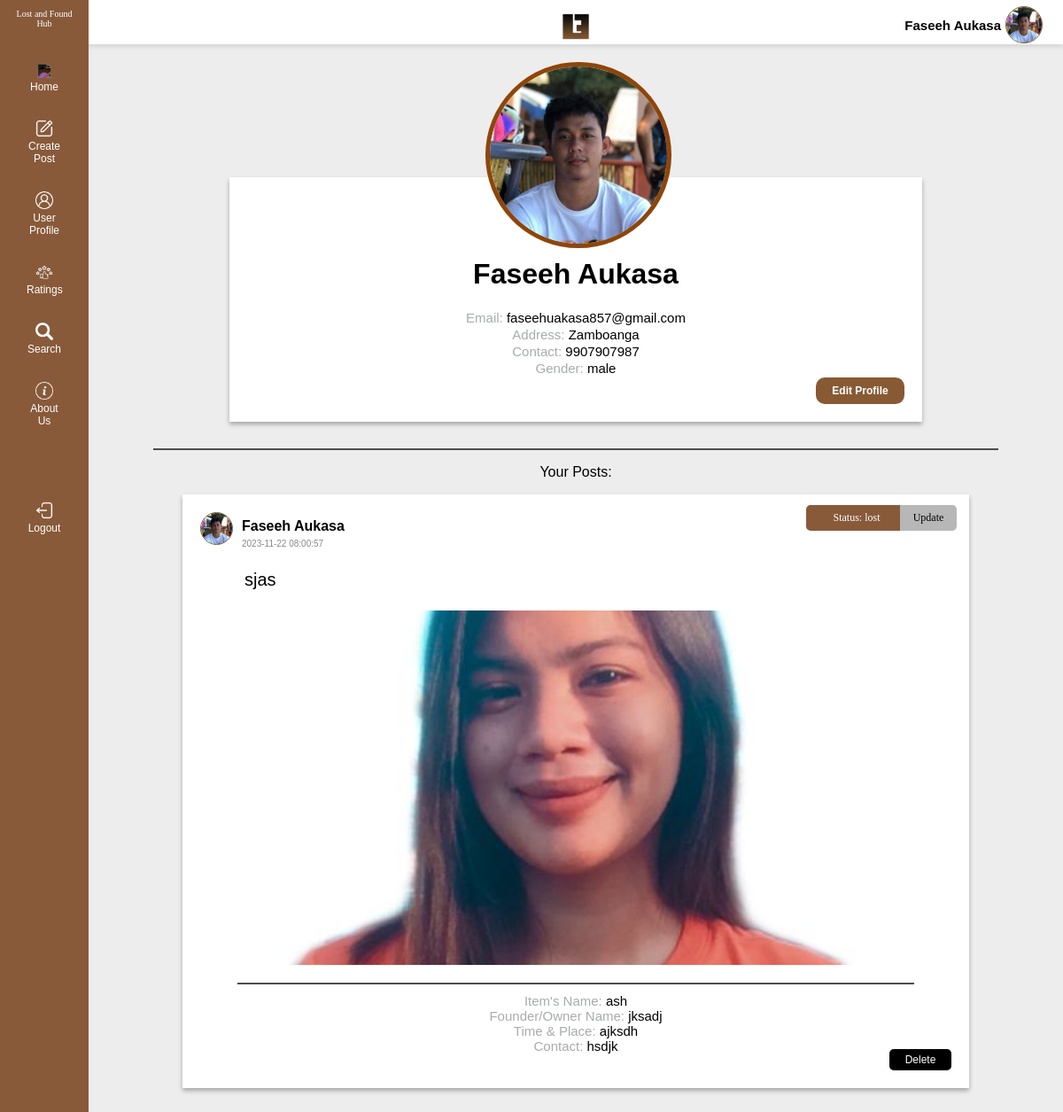
Screenshot of /user-profile/ (signed in) with the database file from the repository.
### myapp/models.py (models this page shows, shortened)
class CustomUser(AbstractUser):
    userID = models.AutoField(primary_key=True)
    full_name = models.CharField(max_length=255)
    gender = models.CharField(max_length=10)
    email = models.EmailField(max_length=200)
    address = models.CharField(max_length=255)
    contact = models.CharField(max_length=15)
    profile_pic = models.ImageField(upload_to='images/profile_pics/', null=True, blank=True)
    is_admin = models.BooleanField(default=False)

class Post(models.Model):
    postID = models.AutoField(primary_key=True)
    userID = models.ForeignKey(CustomUser, on_delete=models.CASCADE)  # ForeignKey to User model
    description = models.TextField()
    image = models.ImageField(upload_to='images/post_images/', blank=True, null=True)
    item_name = models.CharField(max_length=255)
    fo_name = models.CharField(max_length=255)
    time_place = models.CharField(max_length=255)
    status = models.CharField(max_length=20)
    contact = models.CharField(max_length=15)
    created_at = models.DateTimeField(auto_now_add=True)  # This field will automatically store the creation time

### myapp/views.py (the view)
# urls.py: path('user-profile/', views.user_profile, name='user_profile'),
@login_required(login_url='/')
def user_profile(request):
    user = request.user  # Get the currently logged-in user
    user_posts = user.post_set.all().order_by('-created_at')  # Assuming there's a related name 'post_set' in your Post model
    context = {
        'user': user,
        'user_posts': user_posts,
    }
    return render(request, 'myapp/user_profile.html', context)

### myapp/templates/myapp/user_profile.html (shortened to what this page needs)
{%load static%}
<!DOCTYPE html>
<html lang="en">
<head>
    <link rel="stylesheet" href="{% static 'myapp/css/users.css' %}">
</head>
<body>
    <header>
    <div id="content">
        </div>
        <div class="logo-image">
            <img src="{% static 'myapp/img/lflogo.png' %}">
          </div>
        <div class="user-name">
            {% if user.full_name %}
            <span>{{ user.full_name }}</span>
    {% else %}
    <span style='color:transparent;'>halu</span>
    {% endif %}
    </div>
    <div class="user-profile-pic">
        {% if user.profile_pic %}
        <img src="{{ user.profile_pic.url }}" alt="Profile Picture">
    {% else %}
        <img src="{% static 'myapp/img/user.png' %}" class="user-profile-pic">
    {% endif %}
    </div>
        </header>
        <div id="sidebar" class="collapsed">
            <p>Lost and Found Hub</p>
            <a href="/home"><img src="{% static 'myapp/img/home-button.png' %}"> Home</a>
                <a href="/create-post"><img src="{% static 'myapp/img/edit.png' %}">Create Post</a>
                <a href="/user-profile"><img src="{% static 'myapp/img/user1.png' %}">User Profile</a>
                <a href="/ratings"><img src="{% static 'myapp/img/rate.png' %}">Ratings</a>
                <a href="/search"><img src="{% static 'myapp/img/search.png' %}">Search</a>
                <a href="/about_us"><img src="{% static 'myapp/img/info.png' %}">About Us</a>
                <br>
                <br>
                <br>
                <a href="/logout"><img src="{% static 'myapp/img/logout.png' %}">Logout</a>
     </div>
        <div id="main">
              <div class="profile-header">
        <div class="profile-picture">
                {% if user.profile_pic %}
                <img src="{{ user.profile_pic.url }}" alt="Profile Picture">
            {% else %}
                <img src="{% static 'myapp/img/user.png' %}" class="user-profile-pic">
            {% endif %}
        </div>
        <div id="info-container">
        <div class="profile-info">
            <h1>{{ user.full_name }}</h1>
            <p><span class="label">Email: </span>{{ user.email }}</p>
            <p><span class="label">Address: </span>{{ user.address }}</p>
            <p><span class="label">Contact: </span>{{ user.contact }}</p>
            <p><span class="label">Gender: </span>{{ user.gender }}</p>
            <a href="{% url 'myapp:edit_profile' user.pk %}">
                <button class="edit-button">Edit Profile</button>
            </a>
        </div>
    </div>
</div>
    <hr class="bold-horizontal-line">
    <p style="text-align:center;">Your Posts:</p>
    {% for post in user_posts %}
            <div id="container">
                <div class="post">
                    <div class="post-profile-pic">
                        {% if user.profile_pic %}
                        <img src="{{ user.profile_pic.url }}" alt="Profile Picture">
                    {% else %}
                        <img src="{% static 'myapp/img/user.png' %}" class="user-profile-pic">
                    {% endif %}
                    </div>
                    <p class="post-status">Status: {{ post.status }}</p>
                    <a href="{% url 'myapp:edit' pk=post.pk %}" class="edit-post">Update</a>
                    {% if user.full_name %}
                    <p class="post-username">{{ post.userID.full_name }}</p>
                    {% else %}
                    <span style='color:transparent;'>nyeh</span>
                    {% endif %}
                    <p class="post-time">{{ post.created_at|date:"Y-m-d H:i:s" }}</p>
                    <p class="post-description">{{ post.description }}</p>
                    <div class="post-image-container">
                        {% if post.image %}
                        <img src="{{ post.image.url }}" alt="Post Image" class="post-image">
                        {% endif %}
                    </div>
                    <hr class="bold-horizontal-line">
                    <div class="post-info">
                        <p><span class="label">Item's Name: </span>{{ post.item_name }}</p>
                        <p><span class="label">Founder/Owner Name: </span>{{ post.fo_name }}</p>
                        <p><span class="label">Time & Place: </span>{{ post.time_place }}</p>
                        <p><span class="label">Contact: </span>{{ post.contact }}</p>
            </div>
            <form action="{% url 'myapp:delete' pk=post.pk %}" method="post" id="deleteForm">
                <button type="button" class="delete-button" onclick="showDeleteConfirmation()">Delete</button>
            </form>
        </div>
            </div>
            {% endfor %}
       </div>
</body>
</html>

### myapp/static/myapp/css/users.css (style rules this page uses)
body, html { margin: 0; padding: 0; font-family: Arial, Helvetica, sans-serif; background-color: #EEEDED; position: relative; height: 100%; }
header { position: relative; height: 30px; justify-content: space-between; align-items: center; background-color: #ffff; color: rgb(0, 0, 0); padding: 10px; box-shadow: 0px 3px 5px rgba(0, 0, 0, 0.1); }
#content { margin-left: 0; transition: margin-left 0.3s; top: 7px; left: 15px; padding: 10px; position: absolute; z-index: 1; transition: 1s ease-in-out; }
#sidebar { background-color: #885A3A; height: 100%; width: 100px; position: fixed; top: 0; left: 0; text-align: center; overflow-x: hidden; padding-top: 50px; transition: left .7s ease-in-out; }
#sidebar p { color: #ffffff; font-family: 'Times New Roman', Times, serif; font-size: 10px; padding: 10px; margin-top: -50px; }
#sidebar a { padding: 30px; padding-bottom: 10px; padding-top: 20px; text-decoration: none; text-align: center; font-size: 12px; color: #ffffff; display: block; word-spacing: 10px; margin: 0; }
#sidebar img { width: 20px; filter: invert(); }
#main { position: relative; transition: margin-left .5s; padding: 20px; margin-left: 100px; }
#content { transition: margin 0.5s; }
#container { padding: 20px; position: relative; background-color: white; width: 80%; margin: 0 auto; box-shadow: 0px 3px 5px rgba(0, 0, 0, 0.3); overflow: hidden; word-wrap: break-word; display: flex; flex-direction: column; font-size: medium; height: auto; clear: both; margin-bottom: 30px; }
#info-container { padding: 20px; position: relative; background-color: #ffff; width: 70%; margin: 0 auto; box-shadow: 0px 3px 5px rgba(0, 0, 0, 0.3); overflow: hidden; word-wrap: break-word; display: flex; flex-direction: column; font-size: medium; height: auto; clear: both; padding-top: 70px; margin-bottom: 30px; margin-top: -80px; }
.user-profile-pic img { position: relative; margin-right: 13px; width: 40px; height: 40px; border-radius: 50%; float: right; bottom: 60px; border: 1px solid #885A34; }
.user-name { position: relative; text-align: right; margin-right: 60px; font-weight: bold; font-size: 15px; bottom: 30px; }
.logo-image img { position: relative; width: 40px; margin: 0 auto; display: block; left: 50px; z-index: 2; }
.profile-picture { position: relative; margin-left: 50px; z-index: 2; }
.profile-info p { font-size: 15px; margin: 2px; }
.edit-button { float: right; font-size: 12px; font-weight: bold; background-color: #885A34; border-radius: 10px; border: none; color: #ffffff; padding: 8px; width: 100px; }
.edit-post { float: right; position: relative; font-size: 12px; background-color: #b7b7b7; border-radius: 0px 5px 5px 0px; border: none; margin-right: -120px; color: #000000; padding: 7px; top: -8px; text-align: center; width: 50px; text-decoration: none; font-family: 'Times New Roman', Times, serif; }
.label { color: #a8abae; }
.profile-picture img { height: 200px; width: 200px; border-radius: 50%; display: block; margin-left: 100px; margin: 0 auto; border: 5px solid #8f4508; z-index: 2; }
.post-profile-pic img { position: relative; margin-right: 10px; width: 35px; height: 35px; border-radius: 50%; float: left; bottom: 0px; border: 1px solid #885A34; }
.post-image-container { width: 85%; height: 400px; margin: 0 auto; box-sizing: border-box; overflow: hidden; border-radius: 20px; display: flex; align-items: center; margin-bottom: 20px; }
.post-image { width: 100%; height: auto; margin: 0 auto; }
.bold-horizontal-line { border: 1px solid rgb(77, 77, 77); border-width: 0 0 2px; width: 90%; margin: 10px auto; margin-bottom: 15px; }
.post-username { font-weight: bold; color: #000000; margin-bottom: -5px; margin-top: 7px; }
.post-time { font-size: 10px; color: #888; }
.post-description { margin-left: 50px; margin-right: 50px; font-size: 20px; font-weight: normal; line-height: 1.5; }
.post-info p { text-align: center; font-size: 15px; margin: -10px; padding: 5px; }
.profile-info { text-align: center; }
.post-status { position: relative; float: right; background-color: #885a3a; padding: 7px; top: -20px; width: 100px; border-radius: 5px 0px 0px 5px; color: #ffffff; font-size: 12px; right: 50px; text-align: center; font-family: 'Times New Roman', Times, serif; }
.delete-button { background-color: black; color: #ffff; float: right; padding: 5px; text-decoration: none; font-size: 12px; border-radius: 5px; width: 70px; text-align: center; border: none; }

### rows the page displays
CustomUser: full_name "Faseeh Aukasa", profile_pic (picture), email "faseehuakasa857@gmail.com", address "Zamboanga", contact "9907907987", gender "male"
Post: profile_pic (picture), status "lost", userID.full_name "Faseeh Aukasa", created_at "2023-11-22 08:00:57", description "sjas", image (picture), item_name "ash", fo_name "jksadj", time_place "ajksdh", contact "hsdjk"
